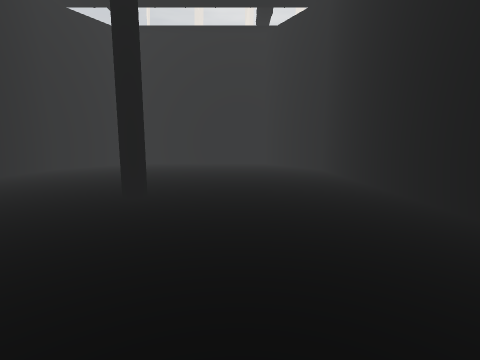
View 1 (above)

12 first-person views from a walk through a Unity game level. The camera is 1.2 m above the floor, tilts 8° down and sees 85° across. The floor is counted in squares, 1 m on a side. Each view is taken from the middle of a square. On the plan, view 1 faces up. The plan holds only what a view shows up to about 12 squares ahead; the rest is blank. The place goes on beyond the plan. The player is left out.

View 2
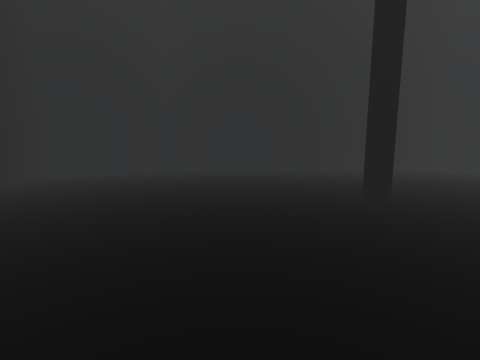

View 3
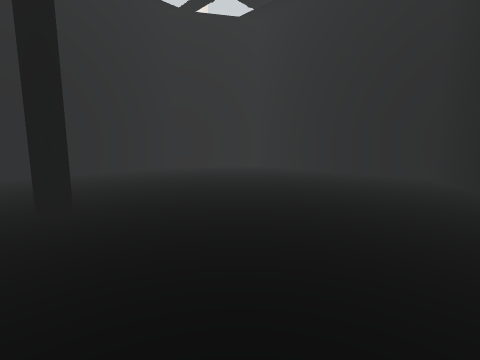

View 4
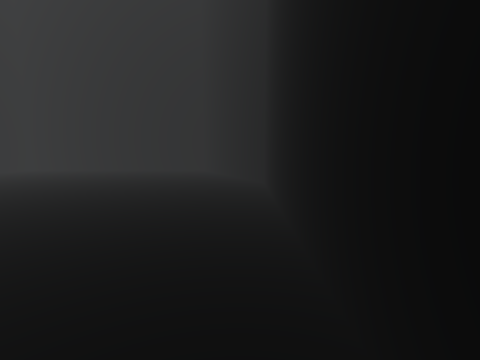

View 5
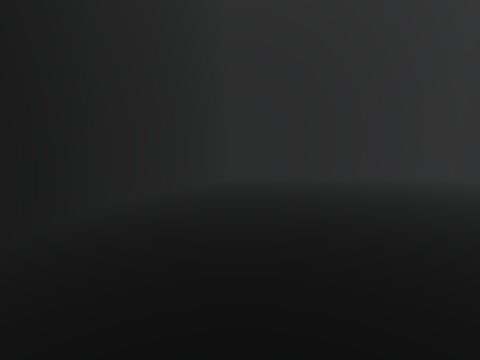

View 6
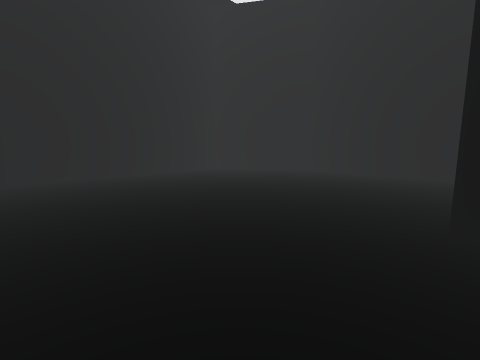

View 7
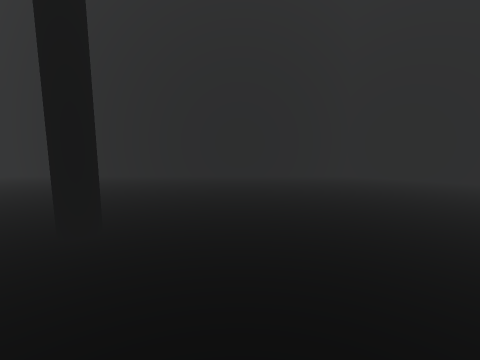

View 8
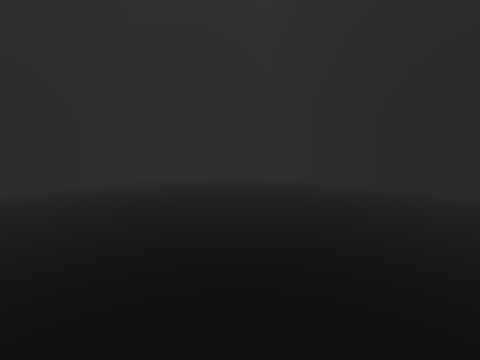

View 9
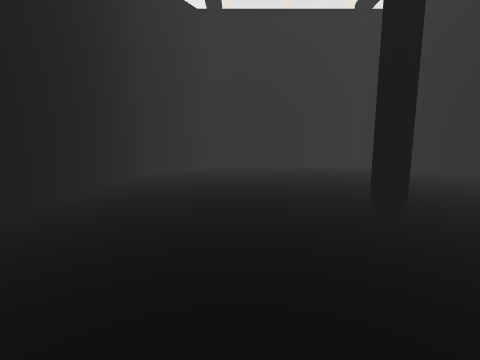

View 10
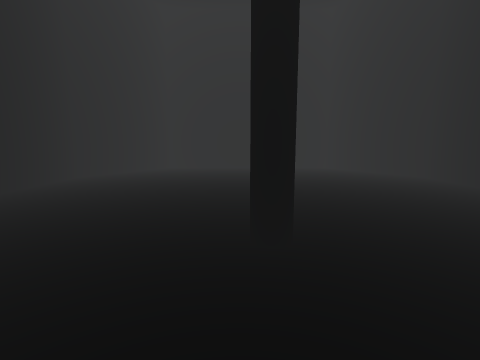

View 11
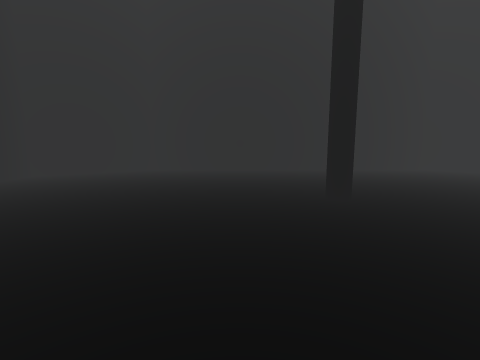

View 12
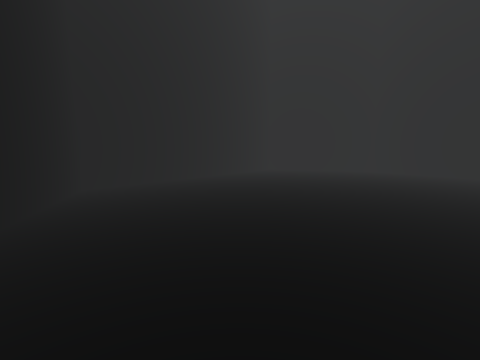

### Floor plan
Points are (right, up) in squares from view 1. A wall is a line through its corners. A room is listed if a view was taken in it or the views show most of it. See-through windows are left out.
Room 1 (views 1, 2, 3, 4, 5, 6, 7, 8, 9, 10, 11, 12)
walls: (3.7, 11.9) (1.4, 15.5) (-6.2, 15.5) (-8.5, 11.9) (-8.5, -0.2) (-6.2, -3.8) (1.4, -3.8) (3.7, -0.1) (3.7, 11.9)

Where each view was taken, in squares from view 1:
view 1: 0 up, 0 right, facing up
view 2: 3 up, 3 right, facing left
view 3: 5 up, 3 right, facing up-left
view 4: 4 up, 3 right, facing up
view 5: 5 up, 1 right, facing down
view 6: 6 up, 2 right, facing down-left
view 7: 8 up, 1 right, facing left
view 8: 8 up, 0 right, facing up-left
view 9: 10 up, 0 right, facing down
view 10: 9 up, 2 left, facing down
view 11: 8 up, 8 left, facing right
view 12: 8 up, 8 left, facing up-right
